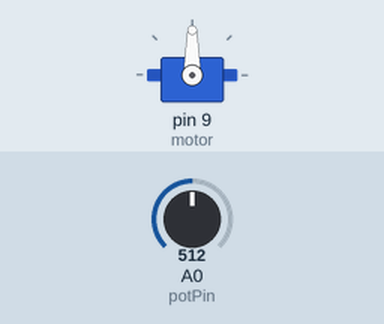
Recording of a sketch running on a simulated Arduino Uno, built with avr-gcc and run on an emulated ATmega328P. Parts: servo. The inputs (shaded band) are chosen by the test bench; at power-on: A0 (potPin) = 512. What the sketch prints to the serial monitor is not drawn.

Above: at 1.2 s.
1.3 s: A0 (potPin) set to 716
At 2.5 s:
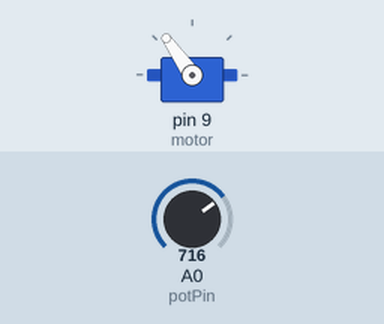
2.8 s: A0 (potPin) set to 900
At 3.9 s:
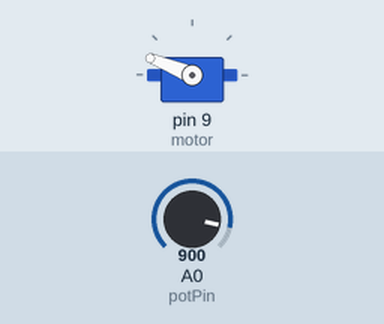
4.3 s: A0 (potPin) set to 1023
At 5.0 s:
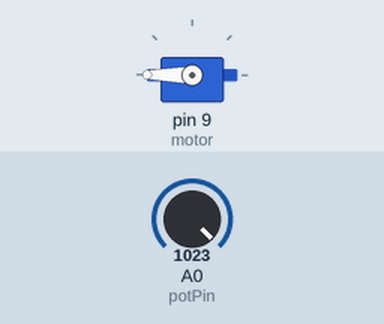
5.8 s: A0 (potPin) set to 306
At 6.2 s:
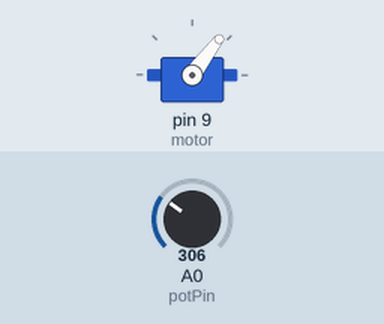
7.3 s: A0 (potPin) set to 122
At 8.4 s:
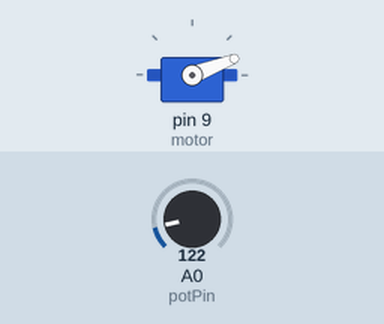
8.8 s: A0 (potPin) set to 0
At 9.4 s:
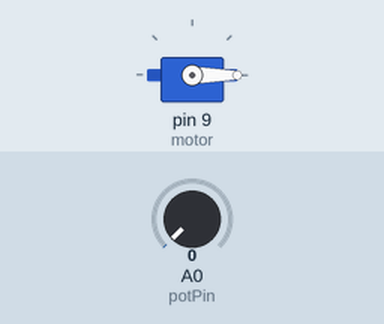
Timing chart, 0 to 11.3 s (numbered marks = the images above; inputs shaded):
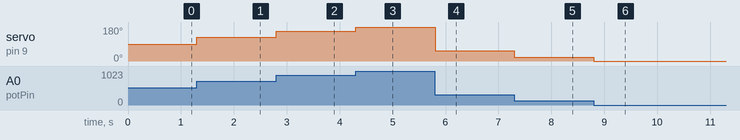

The sketch:

ServoMotor.ino
```cpp
#include <Servo.h>
#define potPin A0

Servo motor;

int value;
int degree;

void setup()
{
  motor.attach(9);
  Serial.begin(9600);
}

void loop()
{
  value = analogRead(potPin);
  degree = map(value, 0, 1023, 0, 180);
  motor.write(degree);

  Serial.println(degree); // Display the degree in Serial Monitor.
}
```

Measured:
- after the input at 1.3 s, servo on pin 9 (motor): 90° → 125° at once
- after the input at 2.8 s, servo on pin 9 (motor): 125° → 158° at once
- after the input at 4.3 s, servo on pin 9 (motor): 158° → 180° at once
- after the input at 5.8 s, servo on pin 9 (motor): 180° → 53° at once
- after the input at 7.3 s, servo on pin 9 (motor): 53° → 21° at once
- after the input at 8.8 s, servo on pin 9 (motor): 21° → 0° at once
